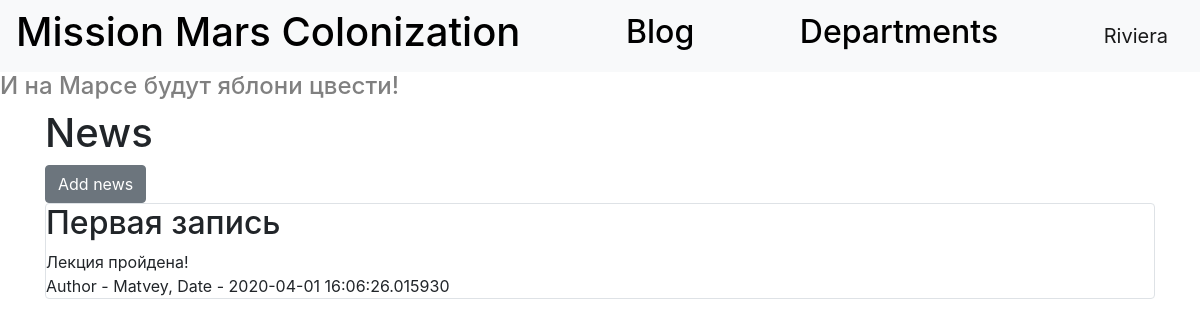
Before: /blog (signed in) with the older database file.
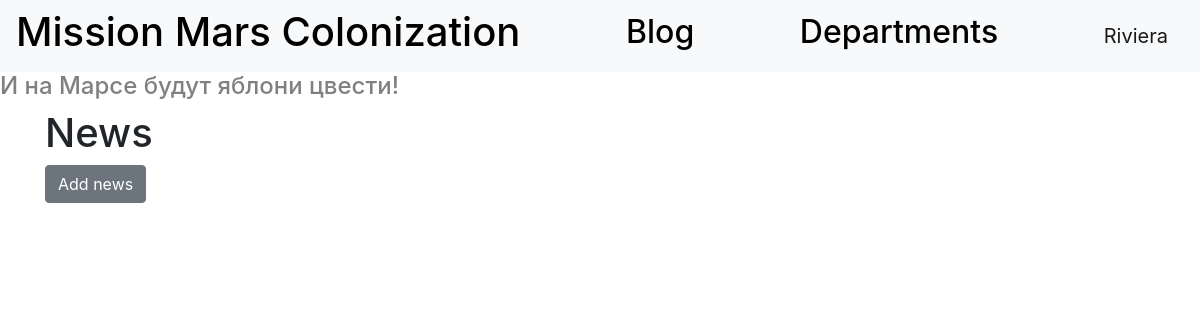
After: the same page with the newer database file.
### data/news.py (models this page shows)
class News(SqlAlchemyBase):
    __tablename__ = 'news'
    id = sqlalchemy.Column(sqlalchemy.Integer,
                           primary_key=True, autoincrement=True)
    title = sqlalchemy.Column(sqlalchemy.String, nullable=True)
    content = sqlalchemy.Column(sqlalchemy.String, nullable=True)
    created_date = sqlalchemy.Column(sqlalchemy.DateTime,
                                     default=datetime.datetime.now)
    is_private = sqlalchemy.Column(sqlalchemy.Boolean, default=True)
    user_id = sqlalchemy.Column(sqlalchemy.Integer,
                                sqlalchemy.ForeignKey("users.id"))
    user = orm.relation('User')
    categories = orm.relation("CategoryNews",
                              secondary="association",
                              backref="news")

### data/users.py (models this page shows, shortened)
class User(SqlAlchemyBase, UserMixin):
    __tablename__ = 'users'
    id = sqlalchemy.Column(sqlalchemy.Integer,
                           primary_key=True, autoincrement=True)
    surname = sqlalchemy.Column(sqlalchemy.String, nullable=True)
    name = sqlalchemy.Column(sqlalchemy.String, nullable=True)
    age = sqlalchemy.Column(sqlalchemy.Integer, nullable=True)
    position = sqlalchemy.Column(sqlalchemy.String, nullable=True)
    speciality = sqlalchemy.Column(sqlalchemy.String, nullable=True)
    address = sqlalchemy.Column(sqlalchemy.String, nullable=True)
    email = sqlalchemy.Column(sqlalchemy.String, unique=True, nullable=True)
    hashed_password = sqlalchemy.Column(sqlalchemy.String, nullable=True)
    modified_date = sqlalchemy.Column(sqlalchemy.DateTime, default=datetime.datetime.now)
    news = orm.relation("News", back_populates='user')
    jobs = orm.relation("Jobs", back_populates='user')
    deps = orm.relation("Department", back_populates='user')

### main.py (the view)
@app.route("/blog")
def blog():
    session = db_session.create_session()
    if current_user.is_authenticated:
        news = session.query(News).filter(
            (News.user == current_user) | (News.is_private != True))
    else:
        news = session.query(News).filter(News.is_private != True)
    return render_template("blog.html", title="Blog", news=news)

### data/db_session.py (called while the page is built)
def create_session() -> Session:
    global __factory
    return __factory()

### main.py (called while the page is built)
@login_manager.user_loader
def load_user(user_id):
    session = db_session.create_session()
    return session.query(User).get(user_id)

### templates/blog.html (shortened to what this page needs)
{% extends "base.html" %}
{% block content %}
<h1>News</h1>
{% if current_user.is_authenticated %}
    <a href="news" class="btn btn-secondary">Add news</a>
{% endif %}
{% for item in news%}
<div class="col-md6 border rounded">
    <h2>{{item.title}}</h2>
    <div>
        {{item.content}}
    </div>
    <div>
        Author - {{item.user.name}}, Date - {{item.created_date}}
    </div>
</div>
{% endfor %}
{% endblock %}

Changed rows visible on the page:
removed News: title "Первая запись", content "Лекция пройдена!", user.name "Matvey", created_date "2020-04-01 16:06:26.015930"
